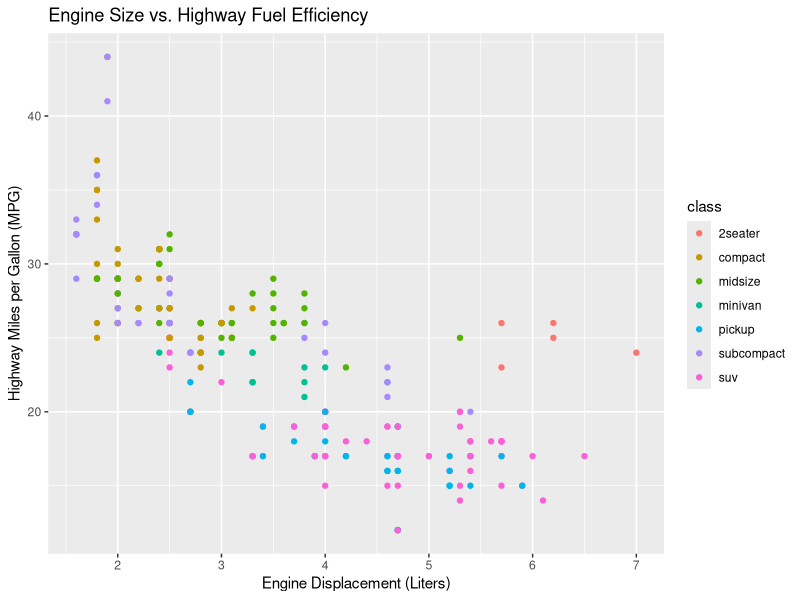

Here is the R script that generated this plot:
# Load the visualization package
library(ggplot2)

# Create a scatter plot comparing engine size (displ) vs highway fuel efficiency (hwy)
ggplot(data = mpg) + 
  geom_point(mapping = aes(x = displ, y = hwy, color = class)) +
  labs(
    title = "Engine Size vs. Highway Fuel Efficiency",
    x = "Engine Displacement (Liters)",
    y = "Highway Miles per Gallon (MPG)"
  )
